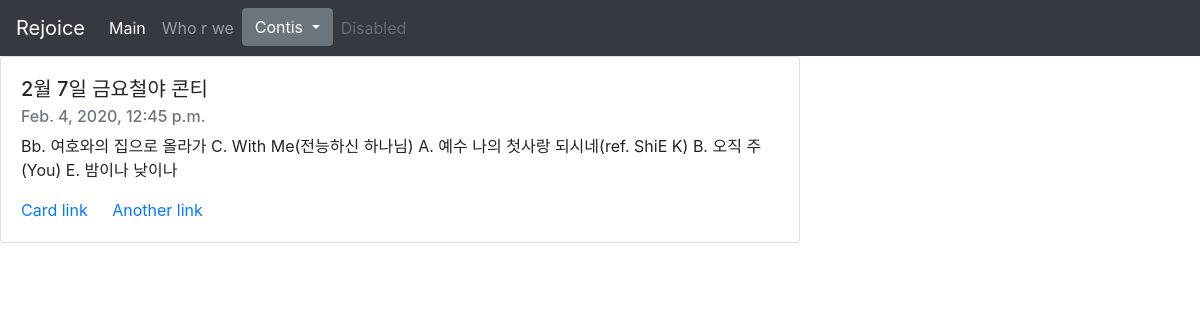
The app's page /detail/2 with its own data.
### Blog/models.py (models this page shows, shortened)
class Blog(models.Model):
    title = models.CharField(max_length=200)
    pub_date = models.DateTimeField('date published')
    body = models.TextField()

### Blog/views.py (the view)
# urls.py: path('detail/<int:conti_id>', v.detail, name='detail'),
def detail(request, conti_id):
    conti_detail = get_object_or_404(Blog, pk = conti_id)
    return render(request, 'detail.html', {'detail':conti_detail})

### Blog/templates/detail.html (shortened to what this page needs)
<head>
    <link rel="stylesheet" href="https://stackpath.bootstrapcdn.com/bootstrap/4.4.1/css/bootstrap.min.css">
</head>
<body>
    <nav class="navbar navbar-expand-lg navbar-dark bg-dark">
        <a class="navbar-brand" href="#">Rejoice</a>
        <div class="collapse navbar-collapse" id="navbarNavAltMarkup">
          <div class="navbar-nav">
            <a class="nav-item nav-link active" href="#">Main <span class="sr-only">(current)</span></a>
            <a class="nav-item nav-link" href="#">Who r we</a>
            <div class="dropdown">
                <button class="btn btn-secondary dropdown-toggle" type="button"  data-toggle="dropdown" >
                  Contis
                </button>
              </div>
            <a class="nav-item nav-link disabled" href="#" tabindex="-1" aria-disabled="true">Disabled</a>
          </div>
        </div>
      </nav>
      <div class="card" style="width: 50rem;">
        <div class="card-body">
          <h5 class="card-title">{{detail.title}}</h5>
          <h6 class="card-subtitle mb-2 text-muted">{{detail.pub_date}}</h6>
          <p class="card-text">{{detail.body}}</p>
          <a href="#" class="card-link">Card link</a>
          <a href="#" class="card-link">Another link</a>
        </div>
      </div>
</body>

### records on screen
Blog: title "2월 7일 금요철야 콘티", pub_date "Feb. 4, 2020, 12:45 p.m.", body "Bb. 여호와의 집으로 올라가 C. With Me(전능하신 하나님) A. 예수 나의 첫사랑 되시네(ref. ShiE K) B. 오직 주(You) E. 밤이나 낮이나"
